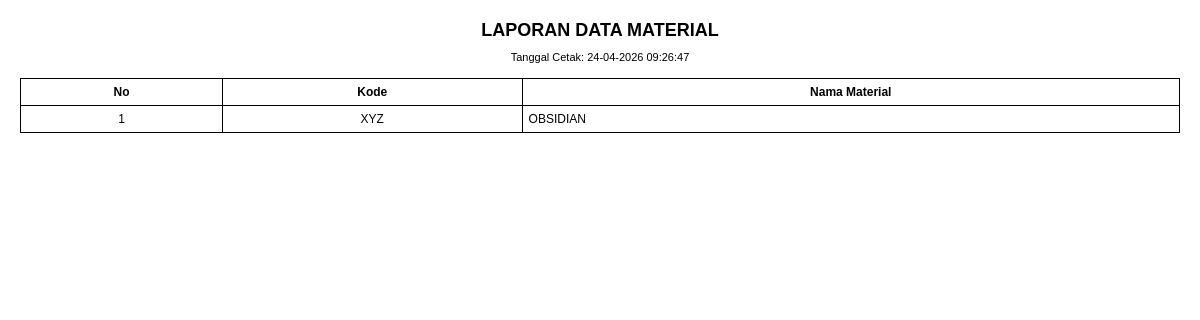
The app's page /Dasboard/Laporan/Laporan_Material.php (signed in), older data.
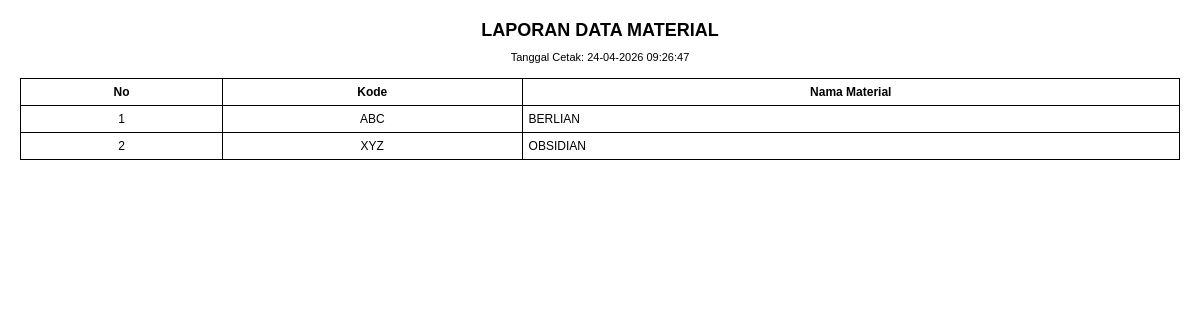
The same page, newer data.
### tables this page shows
CREATE TABLE `material` (
  `id_Material` int(11) NOT NULL,
  `Kode` varchar(50) NOT NULL,
  `Material` varchar(50) NOT NULL
);

### Dasboard/Laporan/Laporan_Material.php (the view, shortened to what this page needs)
<?php
require_once __DIR__ . '/../../config.php';
$data = $pdo->query("SELECT * FROM material ORDER BY id_Material DESC")
            ->fetchAll(PDO::FETCH_ASSOC);
?>
<!DOCTYPE html>
<html>
<head>
</head>
<body onload="window.print()">
<h2>LAPORAN DATA MATERIAL</h2>
<div class="info">
Tanggal Cetak: <?= date('d-m-Y H:i:s') ?>
</div>
<table>
<thead>
<tr>
    <th>No</th>
    <th>Kode</th>
    <th>Nama Material</th>
</tr>
</thead>
<tbody>
<?php $no=1; foreach($data as $d): ?>
<tr>
    <td><?= $no++ ?></td>
    <td><?= htmlspecialchars($d['Kode']) ?></td>
    <td class="left"><?= htmlspecialchars($d['Material']) ?></td>
</tr>
<?php endforeach; ?>
</tbody>
</table>
</body>
</html>

Row changes from the older to the newer data that the page shows:
added material: Kode "ABC", Material "BERLIAN"
